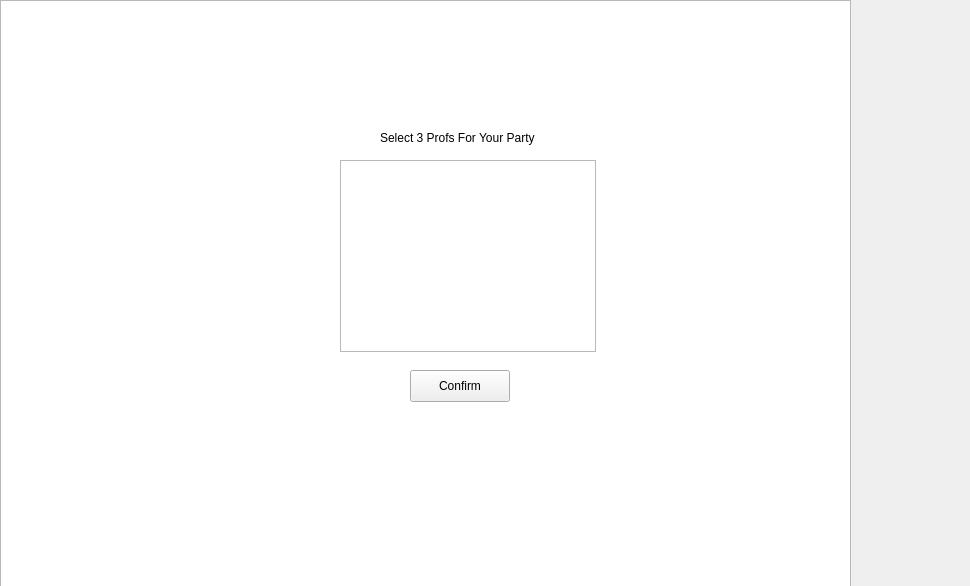
<?xml version="1.0" encoding="UTF-8"?>
<ui version="4.0">
 <class>Professor</class>
 <widget class="QWidget" name="Professor">
  <property name="geometry">
   <rect>
    <x>0</x>
    <y>0</y>
    <width>970</width>
    <height>586</height>
   </rect>
  </property>
  <property name="windowTitle">
   <string>Form</string>
  </property>
  <property name="styleSheet">
   <string notr="true"/>
  </property>
  <widget class="QListWidget" name="listWidget">
   <property name="geometry">
    <rect>
     <x>340</x>
     <y>160</y>
     <width>256</width>
     <height>192</height>
    </rect>
   </property>
  </widget>
  <widget class="QLabel" name="label">
   <property name="geometry">
    <rect>
     <x>380</x>
     <y>130</y>
     <width>171</width>
     <height>16</height>
    </rect>
   </property>
   <property name="text">
    <string>Select 3 Profs For Your Party</string>
   </property>
  </widget>
  <widget class="QPushButton" name="pushButton">
   <property name="geometry">
    <rect>
     <x>410</x>
     <y>370</y>
     <width>100</width>
     <height>32</height>
    </rect>
   </property>
   <property name="text">
    <string>Confirm</string>
   </property>
  </widget>
  <widget class="QGraphicsView" name="graphicsView">
   <property name="geometry">
    <rect>
     <x>0</x>
     <y>0</y>
     <width>851</width>
     <height>591</height>
    </rect>
   </property>
   <property name="styleSheet">
    <string notr="true">QGraphicsView{
	border-image:url(:/bkgrnd/background.jpg)
}</string>
   </property>
  </widget>
  <zorder>graphicsView</zorder>
  <zorder>listWidget</zorder>
  <zorder>label</zorder>
  <zorder>pushButton</zorder>
 </widget>
 <resources/>
 <connections/>
</ui>
